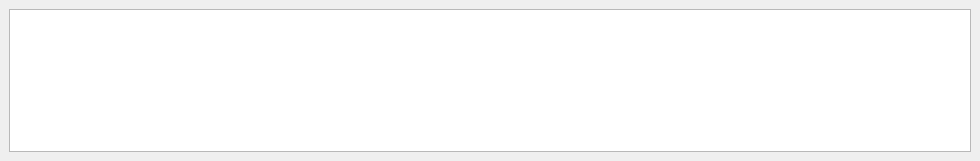
<?xml version="1.0" encoding="UTF-8"?>
<ui version="4.0">
 <class>TimelineDockWidget</class>
 <widget class="QDockWidget" name="TimelineDockWidget">
  <property name="enabled">
   <bool>true</bool>
  </property>
  <property name="geometry">
   <rect>
    <x>0</x>
    <y>0</y>
    <width>980</width>
    <height>161</height>
   </rect>
  </property>
  <property name="windowTitle">
   <string>Timeline</string>
  </property>
  <widget class="QWidget" name="dockWidgetContents">
   <layout class="QVBoxLayout" name="verticalLayout">
    <item>
     <widget class="QGraphicsView" name="view"/>
    </item>
   </layout>
  </widget>
 </widget>
 <resources/>
 <connections/>
</ui>
